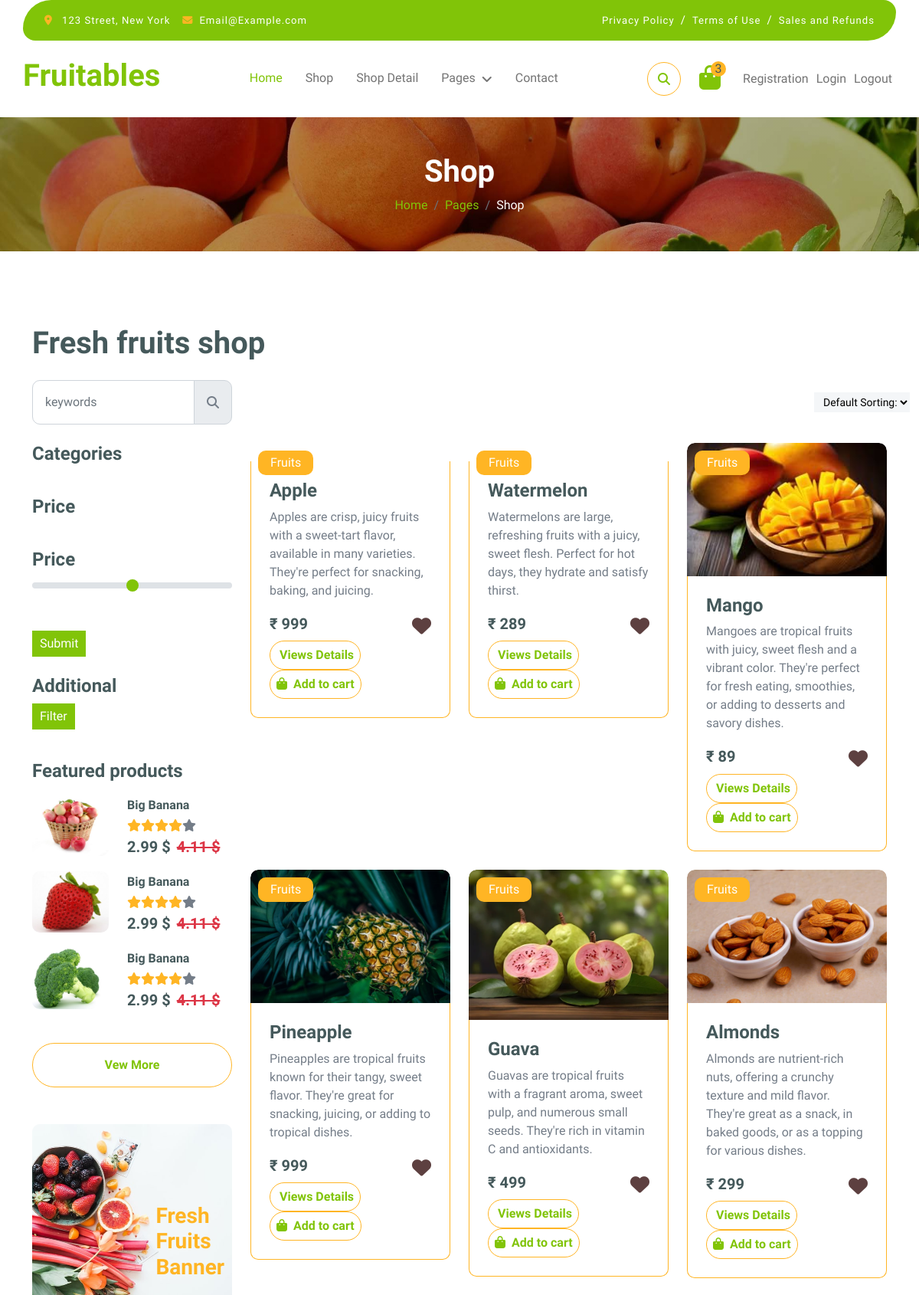
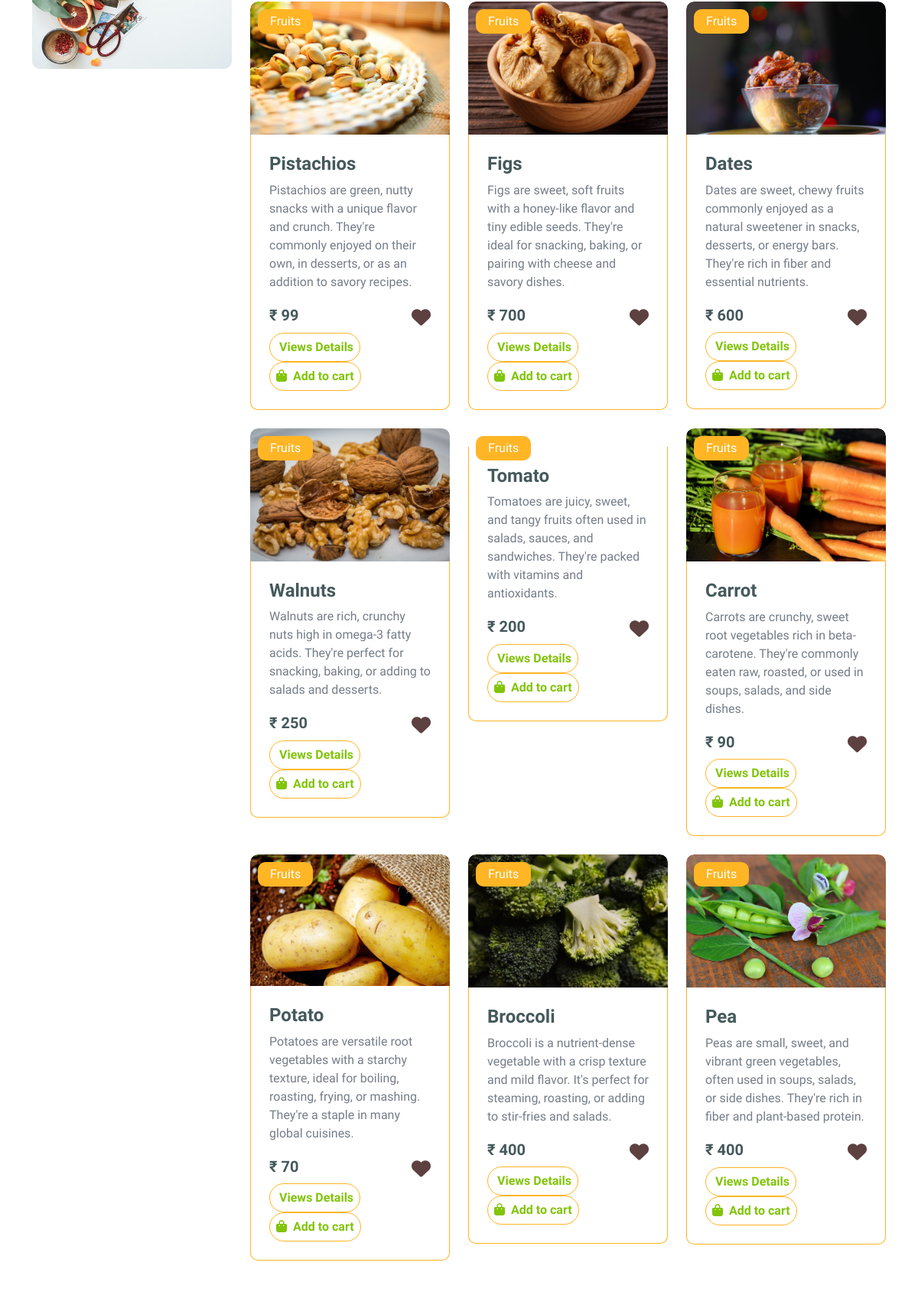
/Search_filter (upper part), run on the app's committed database (2 pictures, top to bottom).
### app/models.py (models this page shows, shortened)
class Product(models.Model):
    cat_id = models.ForeignKey(Categories,on_delete=models.CASCADE,blank=True,null=True)
    price_id = models.ForeignKey(Price,on_delete=models.CASCADE,blank=True,null=True)
    Additional_filter = models.ForeignKey(Additional,on_delete=models.CASCADE,blank=True,null=True)
    name = models.CharField(max_length=50,null=True,blank=True)
    image = models.ImageField(upload_to="media",null=True,blank=True)
    quantity = models.IntegerField(default=0,null=True,blank=True)
    desciption = models.TextField(null=True,blank=True)
    price = models.IntegerField()

### app/views.py (the view)
# urls.py: path('Search_filter', views.Search_filter, name='Search_filter'),
def Search_filter(request):
    search = request.GET.get("search")
    print(search)
    if search:
       pid=Product.objects.filter(name__contains=search)
    else:
        pid = Product.objects.all()
    con={
            "pid":pid,
            "search":search
        }
    return render(request,"shop.html",con)

### app/Templates/shop.html (shortened to what this page needs)
{% extends "index.html" %}
{% load static %}
{% block content %}
<div class="container-fluid page-header py-5">
    <h1 class="text-center text-white display-6">Shop</h1>
    <ol class="breadcrumb justify-content-center mb-0">
        <li class="breadcrumb-item"><a href="#">Home</a></li>
        <li class="breadcrumb-item"><a href="#">Pages</a></li>
        <li class="breadcrumb-item active text-white">Shop</li>
    </ol>
</div>
<div class="container-fluid fruite py-5">
    <div class="container py-5">
        <h1 class="mb-4">Fresh fruits shop</h1>
        <div class="row g-4">
            <div class="col-lg-12">
                <div class="row g-4">
                    <div class="col-xl-3">
                        <div class="input-group w-100 mx-auto d-flex">
                            <input type="search" class="form-control p-3" placeholder="keywords"
                                aria-describedby="search-icon-1">
                            <span id="search-icon-1" class="input-group-text p-3"><i class="fa fa-search"></i></span>
                        </div>
                    </div>
                    <div class="col-6"></div>
                    <div class="col-xl-3">
                        <form method="get" action="{% url 'shop' %}" id="fruitform">
                            <div class=" ps-3 py-3 rounded d-flex mb-4">
                                <select id="fruits" name="sort" class="border-0 form-select-sm bg-light me-3">
                                    <option value="lth">Default Sorting:</option>
                                </select>
                            </div>
                        </form>
                    </div>
                </div>
                <div class="row g-4">
                    <div class="col-lg-3">
                        <div class="row g-4">
                            <div class="col-lg-12">
                                <div class="mb-3">
                                    <h4>Categories</h4>
                                </div>
                            </div>
                            <div class="col-lg-12">
                                <div class="mb-3">
                                    <h4>Price</h4>
                                </div>
                            </div>
                            <div class="col-lg-12">
                                <form action="{% url 'Price_filter' %}" method="POST">
                                    <div class="mb-3">
                                        <h4 class="mb-2">Price</h4>
                                        <input type="range" class="form-range w-100" id="rangeInput" name="max1" min="0"
                                            max="1000" value="" oninput="amount.value=rangeInput.value">
                                    </div>
                                    <input style="background-color: #81C408; color:#fff; padding:5px 10px; border:none;"
                                        type="submit" value="Submit" />
                                </form>
                            </div>
                            <div class="col-lg-12">
                                <form method="GET" action="{% url 'shop' %}">
                                    <div class="mb-3">
                                        <h4>Additional</h4>
                                        <button
                                            style="background-color: #81C408; color:#fff; padding:5px 10px; border:none;"
                                            type="submit">Filter</button>
                                    </div>
                                </form>
                            </div>
                            <div class="col-lg-12">
                                <h4 class="mb-3">Featured products</h4>
                                <div class="d-flex align-items-center justify-content-start">
                                    <div class="rounded me-4" style="width: 100px; height: 100px;">
                                        <img src="{% static 'img/featur-1.jpg' %}" class="img-fluid rounded" alt="">
                                    </div>
                                    <div>
                                        <h6 class="mb-2">Big Banana</h6>
                                        <div class="d-flex mb-2">
                                            <i class="fa fa-star text-secondary"></i>
                                            <i class="fa fa-star text-secondary"></i>
                                            <i class="fa fa-star text-secondary"></i>
                                            <i class="fa fa-star text-secondary"></i>
                                            <i class="fa fa-star"></i>
                                        </div>
                                        <div class="d-flex mb-2">
                                            <h5 class="fw-bold me-2">2.99 $</h5>
                                            <h5 class="text-danger text-decoration-line-through">4.11 $</h5>
                                        </div>
                                    </div>
                                </div>
                                <div class="d-flex align-items-center justify-content-start">
                                    <div class="rounded me-4" style="width: 100px; height: 100px;">
                                        <img src="{% static 'img/featur-2.jpg' %}" class="img-fluid rounded" alt="">
                                    </div>
                                    <div>
                                        <h6 class="mb-2">Big Banana</h6>
                                        <div class="d-flex mb-2">
                                            <i class="fa fa-star text-secondary"></i>
                                            <i class="fa fa-star text-secondary"></i>
                                            <i class="fa fa-star text-secondary"></i>
                                            <i class="fa fa-star text-secondary"></i>
                                            <i class="fa fa-star"></i>
                                        </div>
                                        <div class="d-flex mb-2">
                                            <h5 class="fw-bold me-2">2.99 $</h5>
                                            <h5 class="text-danger text-decoration-line-through">4.11 $</h5>
                                        </div>
                                    </div>
                                </div>
                                <div class="d-flex align-items-center justify-content-start">
                                    <div class="rounded me-4" style="width: 100px; height: 100px;">
                                        <img src="{% static 'img/featur-3.jpg' %}" class="img-fluid rounded" alt="">
                                    </div>
                                    <div>
                                        <h6 class="mb-2">Big Banana</h6>
                                        <div class="d-flex mb-2">
                                            <i class="fa fa-star text-secondary"></i>
                                            <i class="fa fa-star text-secondary"></i>
                                            <i class="fa fa-star text-secondary"></i>
                                            <i class="fa fa-star text-secondary"></i>
                                            <i class="fa fa-star"></i>
                                        </div>
                                        <div class="d-flex mb-2">
                                            <h5 class="fw-bold me-2">2.99 $</h5>
                                            <h5 class="text-danger text-decoration-line-through">4.11 $</h5>
                                        </div>
                                    </div>
                                </div>
                                <div class="d-flex justify-content-center my-4">
                                    <a href="#"
                                        class="btn border border-secondary px-4 py-3 rounded-pill text-primary w-100">Vew
                                        More</a>
                                </div>
                            </div>
                            <div class="col-lg-12">
                                <div class="position-relative">
                                    <img src="{% static 'img/banner-fruits.jpg' %}" class="img-fluid w-100 rounded"
                                        alt="">
                                    <div class="position-absolute"
                                        style="top: 50%; right: 10px; transform: translateY(-50%);">
                                        <h3 class="text-secondary fw-bold">Fresh <br> Fruits <br> Banner</h3>
                                    </div>
                                </div>
                            </div>
                        </div>
                    </div>
                    <div class="col-lg-9">
                        <div class="row g-4 justify-content-center">
                            {% for i in pid %}
                            <div class="col-md-6 col-lg-6 col-xl-4">
                                <div class="rounded position-relative fruite-item">
                                    <div class="fruite-img">
                                        <a href="{% url 'shop_detail' i.id %}"> <img src="{{i.image.url}}"
                                                class="img-fluid w-100 rounded-top" alt=""></a>
                                    </div>
                                    <div class="text-white bg-secondary px-3 py-1 rounded position-absolute"
                                        style="top: 10px; left: 10px;">Fruits</div>
                                    <div class="p-4 border border-secondary border-top-0 rounded-bottom">
                                        <h4>{{i.name}}</h4>
                                        <p>{{i.desciption}}</p>
                                        <div class="d-flex justify-content-between flex-lg-wrap">
                                            <p class="text-dark fs-5 fw-bold mb-0">&#8377; {{i.price}} </p>
                                            {% if i.id in l2 %}
                                            <a href="{% url 'add_to_Wishlist' i.id %}">
                                                <div style="font-size: 25px;">
                                                    <i class="fa-solid fa-heart" style="color:#f30909"></i></div>
                                            </a>
                                            {% else %}
                                            <a href="{% url 'add_to_Wishlist' i.id %}">
                                                <div style="font-size: 25px;"><i class="fa-solid fa-heart" style="color:rgb(93, 64, 64)"></i></div>
                                            </a>
                                            {% endif %}
                                        </div>
                                        <a href="{% url 'shop_detail' i.id %}"
                                            class="btn border border-secondary rounded-pill px-2 text-primary">Views Details</a>
                                        <a href="{% url 'add_to_cart' i.id %}"
                                            class="btn border border-secondary rounded-pill px-2 text-primary">
                                            <i class="fa fa-shopping-bag me-1 text-primary"></i> Add to cart
                                        </a>
                                    </div>
                                </div>
                            </div>
                            {% endfor %}
                            <div class="col-12">
                            </div>
                        </div>
                    </div>
                </div>
            </div>
        </div>
    </div>
</div>
{% endblock %}

### app/static/css/style.css (style rules this page uses)
.btn { font-weight: 600; transition: .5s; }
.btn.border-secondary { transition: 0.5s; }
.page-header { position: relative; background: linear-gradient(rgba(0, 0, 0, 0.3), rgba(0, 0, 0, 0.3)), url(../img/cart-page-header-img.jpg); background-position: center center; background-repeat: no-repeat; background-size: cover; }
@media (min-width: 992px) { .hero-header, .page-header { margin-top: 152px !important; } }
.fruite .fruite-item { height: 100%; transition: 0.5s; }
.fruite .fruite-item .fruite-img { overflow: hidden; transition: 0.5s; border-radius: 10px 10px 0 0; }
.fruite .fruite-item .fruite-img img { transition: 0.5s; }

### data on the page
Product: name "Apple", desciption "Apples are crisp, juicy fruits with a sweet-tart flavor, available in many varieties. They're perfect for snacking, baking, and juicing.", price "999"
Product: name "Watermelon", desciption "Watermelons are large, refreshing fruits with a juicy, sweet flesh. Perfect for hot days, they hydrate and satisfy thirst.", price "289"
Product: image (picture), name "Mango", desciption "Mangoes are tropical fruits with juicy, sweet flesh and a vibrant color. They're perfect for fresh eating, smoothies, or adding to desserts and savory dishes.", price "89"
Product: image (picture), name "Pineapple", desciption "Pineapples are tropical fruits known for their tangy, sweet flavor. They're great for snacking, juicing, or adding to tropical dishes.", price "999"
Product: image (picture), name "Guava", desciption "Guavas are tropical fruits with a fragrant aroma, sweet pulp, and numerous small seeds. They're rich in vitamin C and antioxidants.", price "499"
Product: image (picture), name "Almonds", desciption "Almonds are nutrient-rich nuts, offering a crunchy texture and mild flavor. They're great as a snack, in baked goods, or as a topping for various dishes.", price "299"
Product: image (picture), name "Pistachios", desciption "Pistachios are green, nutty snacks with a unique flavor and crunch. They're commonly enjoyed on their own, in desserts, or as an addition to savory recipes.", price "99"
Product: image (picture), name "Figs", desciption "Figs are sweet, soft fruits with a honey-like flavor and tiny edible seeds. They're ideal for snacking, baking, or pairing with cheese and savory dishes.", price "700"
Product: image (picture), name "Dates", desciption "Dates are sweet, chewy fruits commonly enjoyed as a natural sweetener in snacks, desserts, or energy bars. They're rich in fiber and essential nutrients.", price "600"
Product: image (picture), name "Walnuts", desciption "Walnuts are rich, crunchy nuts high in omega-3 fatty acids. They're perfect for snacking, baking, or adding to salads and desserts.", price "250"
Product: name "Tomato", desciption "Tomatoes are juicy, sweet, and tangy fruits often used in salads, sauces, and sandwiches. They're packed with vitamins and antioxidants.", price "200"
Product: image (picture), name "Carrot", desciption "Carrots are crunchy, sweet root vegetables rich in beta-carotene. They're commonly eaten raw, roasted, or used in soups, salads, and side dishes.", price "90"
Product: image (picture), name "Potato", desciption "Potatoes are versatile root vegetables with a starchy texture, ideal for boiling, roasting, frying, or mashing. They're a staple in many global cuisines.", price "70"
Product: image (picture), name "Broccoli", desciption "Broccoli is a nutrient-dense vegetable with a crisp texture and mild flavor. It's perfect for steaming, roasting, or adding to stir-fries and salads.", price "400"
Product: image (picture), name "Pea", desciption "Peas are small, sweet, and vibrant green vegetables, often used in soups, salads, or side dishes. They're rich in fiber and plant-based protein.", price "400"
